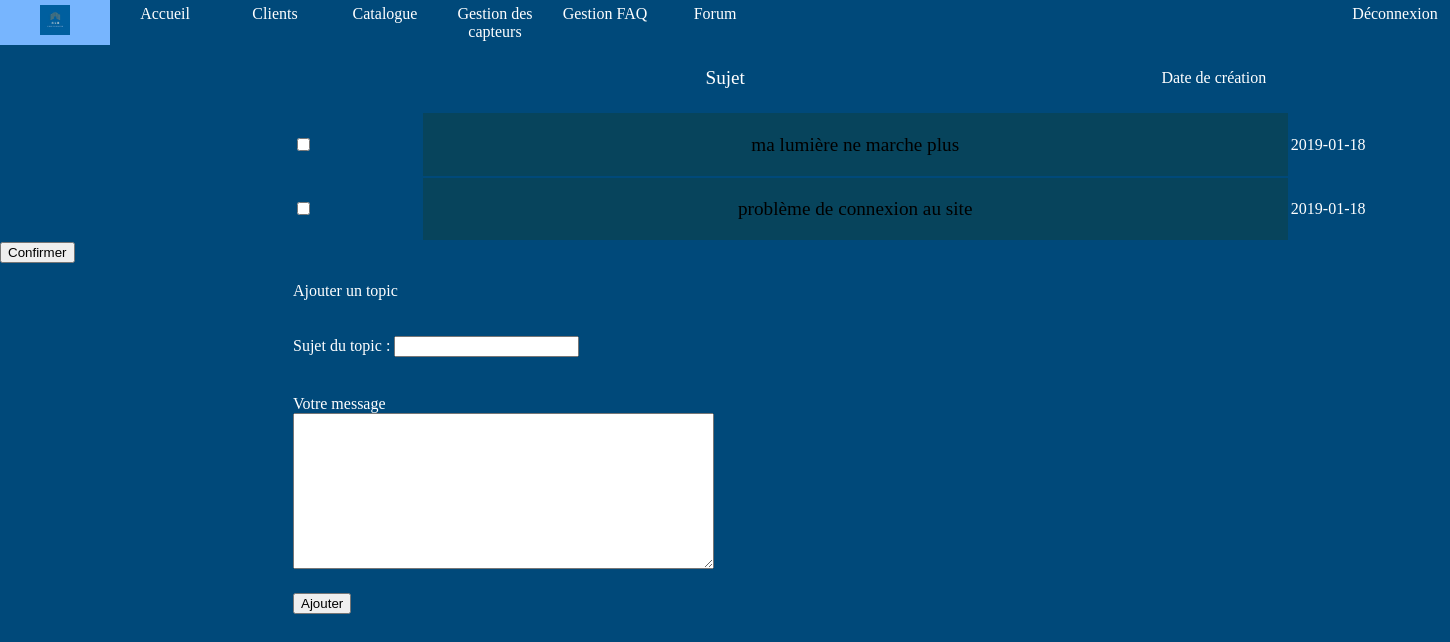
The page /indexAdmin.php?action=forum (signed in) on the database its author committed.
### tables this page shows
CREATE TABLE `forumtopic` (
  `idTopic` int(11) NOT NULL,
  `name` varchar(255) NOT NULL,
  `creationDate` date NOT NULL
);

### controllers/controllerAdmin.php (called while the page is built, shortened)
<?php
require "models/modelAdmin.php";
    function seeForum()
    {
        $topics = getTopicList()->fetchAll();
        require "views/forumAdmin.php";
    }

### models/modelAdmin.php (called while the page is built, shortened)
<?php
function getTopicList(){
    $db = dbConnect();
    $req = $db->query("SELECT * FROM forumtopic ");
    return $req;
}

### views/forumAdmin.php (the view, shortened to what this page needs)
<!DOCTYPE html>
<html>
<head>
    <link rel="stylesheet" type="text/css" href="designs/css/forum.css" />
</head>
<body>
	<header>
      <?php include("headerAdmin.php"); ?>
  </header>
    <table>
    <tr>
        <td class="sujet1">
            <p>Sujet</p>
        </td>
        <td class="date">
            <p>Date de création</p>
        </td>
    </tr>
    </table>
  <table>
    <?php foreach($topics as $topic) { ?>
    <form method="post" action="indexAdmin.php?action=supTopic" name="supprimer">
    <tr>
        <td id="select">
               <input type="checkbox" name="select" value='<?= $topic["idTopic"];?>' id="select">
            </td>
        <td class="sujet">
            <p><a href="indexAdmin.php?action=messageForum&amp;idTopic=<?= $topic["idTopic"];?>"><?= $topic["name"];?></a></p>
        </td>
        <td class="date">
            <p><?= $topic["creationDate"];?></p>
        </td>
    </tr>
    <?php } ?>
  </table>
    <div id="valider">
        <input type='button' value='Confirmer' onClick='Confirmer()'>
    </div>
    <table id="ajout">
    <tr>
        <td>
            <p id='sujet'>Ajouter un topic </p>
        </td>
    </tr>
    <tr>
        <form method="post" action="indexAdmin.php?action=addTopic">
            <td>
                <p>
                    <label for="subject">Sujet du topic</label> : <input type="text" name="subject" id="subject" />
                </p>
            </td>
        </tr>
        <tr>
            <td>
                <p>
                    <label for="message">Votre message</label><br />
                    <textarea name="message" id="message" rows="10" cols="50"></textarea>
                </p>
            </td>
        </tr>
        <tr>
            <td>
                <div id="repondre">
                    <input type="submit" value="Ajouter" />
                </div>
            </td>
        </tr>
    </table>
</body>

### designs/css/forum.css (style rules this page uses)
html, body { width: 100%; height: 100%; margin: 0; background-color:#00497A; }
p { color: white; }
a { display: block; text-decoration: none; color: black; }
table { width: 100%; position: relative; margin-left: 20%; }
.sujet1 { text-align: center; width:60%; font-size: 120%; }
.sujet { text-align: center; width:60%; background-color: rgb(7,68,92); font-size: 120%; }

### designs/css/header.css (style rules this page uses)
header { position: relative; margin: 0; font-family: LibreBaskerville; background-color:#00497A; }

### rows shown on the page
forumtopic: name "ma lumière ne marche plus", creationDate "2019-01-18"
forumtopic: name "problème de connexion au site", creationDate "2019-01-18"
